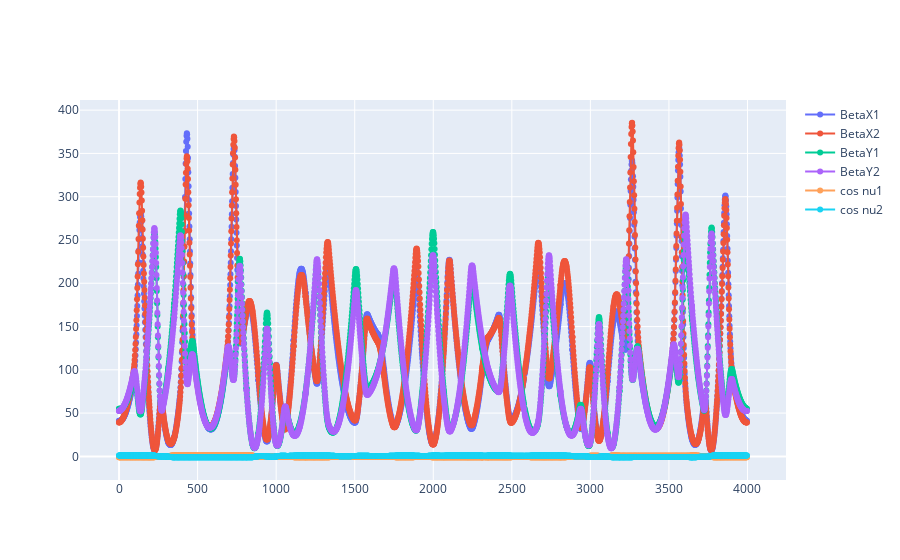

This figure's notebook cell:
### Code cell
import plotly.graph_objects as go

fig = go.Figure()

# Add traces
fig.add_trace(go.Scatter(x=ldf['S[cm]'], y=ldf['BetaX1'],
                    mode='lines+markers',
                    name='BetaX1'))
fig.add_trace(go.Scatter(x=ldf['S[cm]'], y=ldf['BetaX2'],
                    mode='lines+markers',
                    name='BetaX2'))
fig.add_trace(go.Scatter(x=ldf['S[cm]'], y=ldf['BetaY1'],
                    mode='lines+markers',
                    name='BetaY1'))
fig.add_trace(go.Scatter(x=ldf['S[cm]'], y=ldf['BetaY2'],
                    mode='lines+markers',
                    name='BetaY2'))
fig.add_trace(go.Scatter(x=ldf['S[cm]'], y=c1,
                    mode='lines+markers',
                    name='cos nu1'))
fig.add_trace(go.Scatter(x=ldf['S[cm]'], y=c2,
                    mode='lines+markers',
                    name='cos nu2'))

fig.show()

### Figure 1 — Plotly figure (JSON) as saved in the notebook; plotly's stock layout.template omitted (floating-point values rounded to 4 significant figures; data arrays with more than 128 entries replaced by an {"elided": "..."} marker saying what was removed)
{"data": [{"mode": "lines+markers", "name": "BetaX1", "type": "scatter", "x": {"elided": "2164 float values"}, "y": {"elided": "2164 float values"}}, {"mode": "lines+markers", "name": "BetaX2", "type": "scatter", "x": {"elided": "2164 float values"}, "y": {"elided": "2164 float values"}}, {"mode": "lines+markers", "name": "BetaY1", "type": "scatter", "x": {"elided": "2164 float values"}, "y": {"elided": "2164 float values"}}, {"mode": "lines+markers", "name": "BetaY2", "type": "scatter", "x": {"elided": "2164 float values"}, "y": {"elided": "2164 float values"}}, {"mode": "lines+markers", "name": "cos nu1", "type": "scatter", "x": {"elided": "2164 float values"}, "y": {"elided": "2164 float values"}}, {"mode": "lines+markers", "name": "cos nu2", "type": "scatter", "x": {"elided": "2164 float values"}, "y": {"elided": "2164 float values"}}], "layout": {}}
